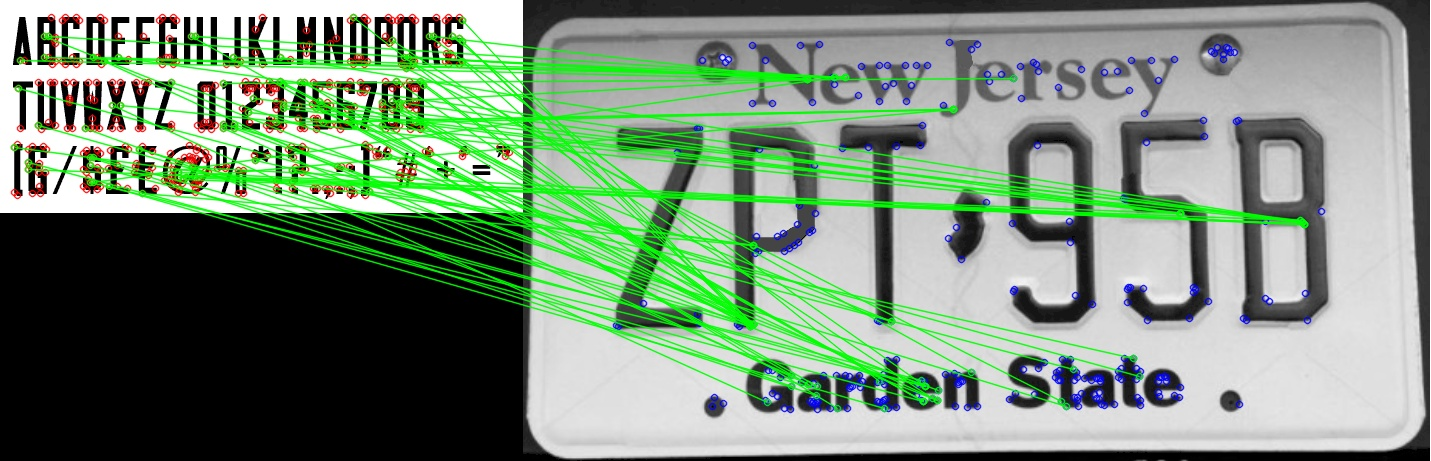

The Python source for this figure:
# =============================================================================
# Feature Matching
# =============================================================================
import cv2
import numpy as np
import matplotlib.pyplot as plt
from PIL import Image
import PIL


#function that displays each image
def display(img, cmap = 'gray'):
    fig = plt.figure(figsize = (18,15))
    ax = fig.add_subplot(111)
    ax.imshow(img,cmap = 'gray')

#reading in the license plate
license_plate = cv2.imread("D:/andys/Documents/Kean University/4 Spring 2021/Senior Project/ProjCode/RESTART/20210325_113555.jpg",0)
display(license_plate)

#reads in the car image
car = cv2.imread("D:/andys/Documents/Kean University/4 Spring 2021/Senior Project/ProjCode/RESTART/cropped_vehicle/upscaled/veh_1323.jpg",0)
display(car)


def FAST_n_BRIEF(img1, img2, n=80, threshold=35):
    
    test1 = img1.copy()
    test2 = img2.copy()
    
    #detects the features that are only as strong as the threshold for them
    fast = cv2.FastFeatureDetector_create(threshold = threshold)
    
    kp1=fast.detect(test1,None)

    kp2=fast.detect(test2,None)

    #draws circles on image 1 where features match on image 2
    mark1=cv2.drawKeypoints(test1,kp1,None,color=(0,0,255),flags=0)

    orient1=cv2.drawKeypoints(test1,kp1,None,color=(0,0,255),flags=cv2.DRAW_MATCHES_FLAGS_DRAW_RICH_KEYPOINTS)


    #draws circles on image 2 where features match on image 1
    mark2=cv2.drawKeypoints(test2,kp2,None,color=(255,0,0),flags=0)

    orient2=cv2.drawKeypoints(test2,kp2,None,color=(255,0,0),flags=cv2.DRAW_MATCHES_FLAGS_DRAW_RICH_KEYPOINTS)

    brisk = cv2.BRISK_create(thresh=75)

    while True:
        kp1, des1 = brisk.compute(test1, kp1)
        if des1 is None:
            continue
        else:
            break

    while True:
        kp2, des2 = brisk.compute(test2, kp2)
        if des2 is None:
            continue
        else:
            break

    #finds distances between the two matches. Smaller the distance better the match
    bf = cv2.BFMatcher(cv2.NORM_HAMMING)

    print(des1)
    print()
    print(des2)

    matches = bf.match(des1,des2)


    
    matches = sorted(matches, key = lambda x:x.distance)
    
    #draws the lines between the two images
    result = cv2.drawMatches(mark1,kp1,mark2,kp2,matches[:min(n, len(matches))],None,matchColor=[0,255,0], flags=2)

    display(result)
    
    cv2.imwrite("D:/andys/Documents/Kean University/4 Spring 2021/Senior Project/ProjCode/RESTART/feature_match.jpg",result)
    

FAST_n_BRIEF(license_plate,car)
